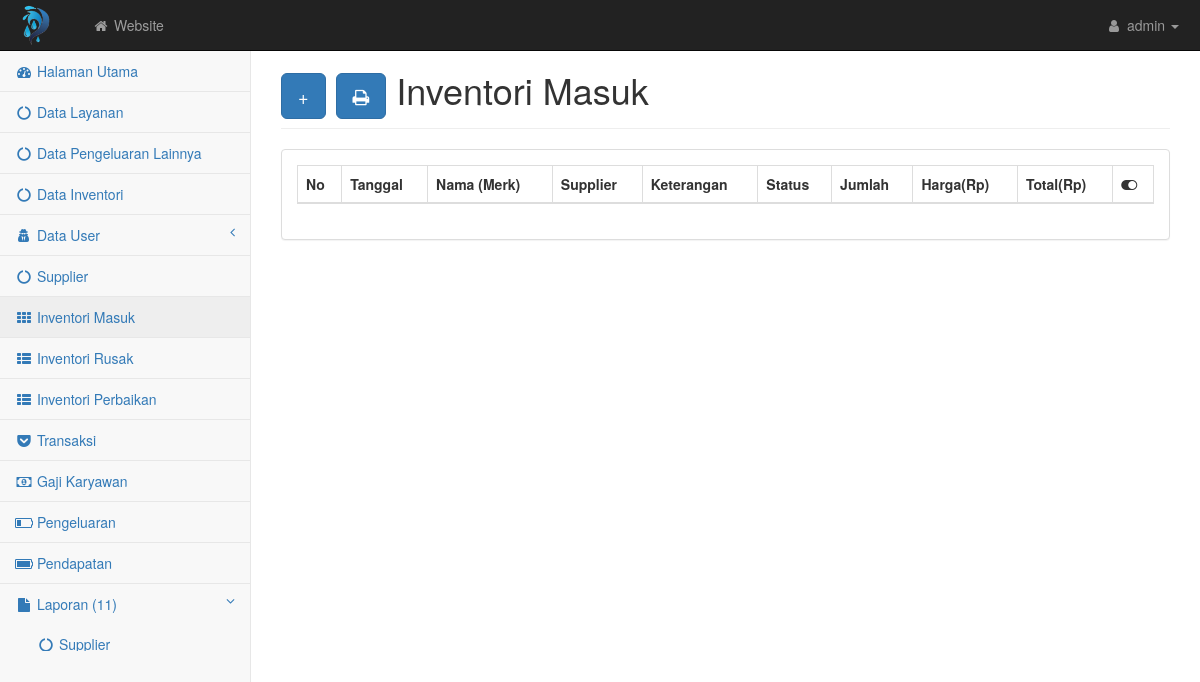
Before: /nolag76/masuk.php with the older database file.
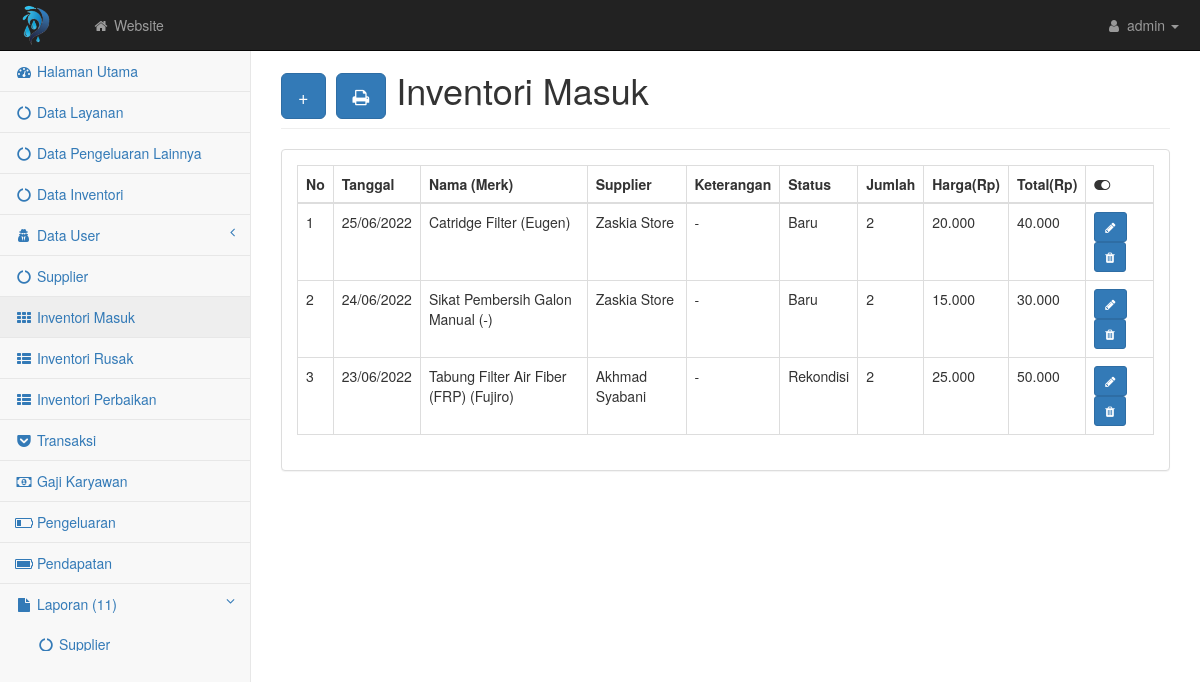
After: the same page with the newer database file.
### tables this page shows
CREATE TABLE `inventorimasuk` (
  `idinventorimasuk` int(5) NOT NULL,
  `idinventori` int(2) NOT NULL,
  `idsupplier` int(5) NOT NULL,
  `tgl` date NOT NULL,
  `ket` text NOT NULL,
  `status` varchar(50) NOT NULL,
  `jumlah` int(3) NOT NULL,
  `harga` float NOT NULL,
  `total` float NOT NULL
);

CREATE TABLE `inventori` (
  `idinventori` int(2) NOT NULL,
  `namainven` varchar(50) NOT NULL,
  `merk` varchar(50) NOT NULL,
  `stok` int(3) NOT NULL
);

CREATE TABLE `supplier` (
  `idsupplier` int(5) NOT NULL,
  `suppliernya` varchar(100) NOT NULL,
  `telp` varchar(15) NOT NULL,
  `alamat` text NOT NULL
);

### nolag76/masuk.php (the view, shortened to what this page needs)
<?php require('atas.php') ?>
<div id="page-wrapper">
    <div class="container-fluid">
        <div class="row">
            <div class="col-lg-12">
                <h1 class="page-header"><button class="btn btn-primary btn-lg"><a href="masuk_input.php" style="color: white; text-decoration: none">+</a></button>
                <button type="button" class="btn btn-primary btn-lg" data-toggle="modal" data-target="#myModal"> <i class="fa fa-print"></i> </button> Inventori Masuk </h1>
            </div>
        </div>
        <div class="row">
            <div class="col-lg-12">
                <div class="panel panel-default">
                    <div class="panel-body">
                        <div class="table-responsive">
                            <table class="table table-bordered table-hover" id="dataTables-example">
                                <thead class="success">
                                    <tr>
                                        <th>No</th>
                                        <th>Tanggal</th>
                                        <th>Nama (Merk)</th>
                                        <th>Supplier</th>
                                        <th>Keterangan</th>
                                        <th>Status</th>
                                        <th>Jumlah</th>
                                        <th>Harga(Rp)</th>
                                        <th>Total(Rp)</th>
                                        <th><i class="fa fa-toggle-on"></i></th>
                                    </tr>
                                </thead>
                                <tbody>
                                    <?php $no=1; $query = mysqli_query($kon, "SELECT * FROM inventorimasuk INNER JOIN inventori ON inventorimasuk.idinventori = inventori.idinventori INNER JOIN supplier ON inventorimasuk.idsupplier = supplier.idsupplier ORDER BY tgl DESC");
                                        while($data = mysqli_fetch_array($query)){ ?>
                                            <tr class="odd gradeX">
                                                    <td><?= $no++; ?></td>
                                                    <td><?= date('d/m/Y',strtotime($data['tgl'])); ?></td>
                                                    <td><?= $data['namainven'] ?> (<?= $data['merk'] ?>)</td>
                                                    <td><?= $data['suppliernya'] ?></td>
                                                    <td><?= $data['ket'] ?></td>
                                                    <td><?= $data['status'] ?></td>
                                                    <td><?= $data['jumlah'] ?></td>
                                                    <td><?= number_format($data['harga'],0,'.','.') ?></td>
                                                    <td><?= number_format($data['total'],0,'.','.') ?></td>
                                                    <td>
                                                        <a href="masuk_edit.php?idinventorimasuk=<?php echo $data['idinventorimasuk']; ?>" class="btn btn-primary btn-sm"><i class="fa fa-pencil"></i></a>
                                                        <button class="btn btn-primary btn-sm" type="button" onclick="return confirm('Yakin ingin Menghapus?');"><a href="delete.php?idinventorimasuk=<?php echo $data['idinventorimasuk'] ?>" style="color: white;"><i class="fa fa-trash"></i></a></button>
                                                    </td>
                                                </tr>
                                        <?php } ?>
                                </tbody>
                            </table>
                        </div>
                    </div>
                </div>
            </div>
        </div>
    </div>
</div>
    </div>
<?php require('bawah.php') ?>

Changed rows visible on the page:
added inventorimasuk: tgl "25/06/2022", idinventori.namainven "Catridge Filter", idinventori.merk "Eugen", idsupplier.suppliernya "Zaskia Store", ket "-", status "Baru", jumlah "2", harga "20.000", total "40.000"
added inventorimasuk: tgl "24/06/2022", idinventori.namainven "Sikat Pembersih Galon Manual", idinventori.merk "-", idsupplier.suppliernya "Zaskia Store", ket "-", status "Baru", jumlah "2", harga "15.000", total "30.000"
added inventorimasuk: tgl "23/06/2022", idinventori.namainven "Tabung Filter Air Fiber (FRP)", idinventori.merk "Fujiro", idsupplier.suppliernya "Akhmad Syabani", ket "-", status "Rekondisi", jumlah "2", harga "25.000", total "50.000"
